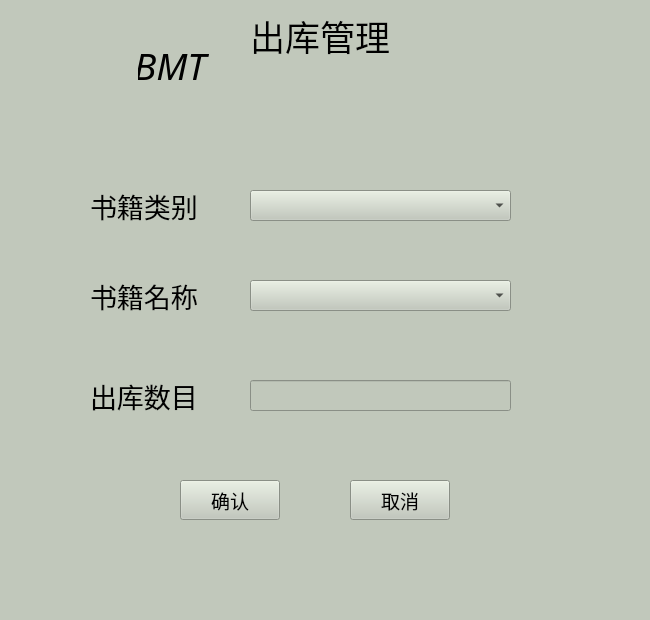
<?xml version="1.0" encoding="UTF-8"?>
<ui version="4.0">
 <class>output_main_window</class>
 <widget class="QMainWindow" name="output_main_window">
  <property name="geometry">
   <rect>
    <x>0</x>
    <y>0</y>
    <width>650</width>
    <height>620</height>
   </rect>
  </property>
  <property name="maximumSize">
   <size>
    <width>650</width>
    <height>620</height>
   </size>
  </property>
  <property name="font">
   <font>
    <family>黑体</family>
    <pointsize>14</pointsize>
   </font>
  </property>
  <property name="contextMenuPolicy">
   <enum>Qt::NoContextMenu</enum>
  </property>
  <property name="windowTitle">
   <string>出库管理</string>
  </property>
  <property name="windowIcon">
   <iconset resource="../resource.qrc">
    <normaloff>:/ico/resource/BMT_64.ico</normaloff>:/ico/resource/BMT_64.ico</iconset>
  </property>
  <property name="styleSheet">
   <string notr="true">background-color: rgb(193, 200, 187);</string>
  </property>
  <widget class="QWidget" name="centralwidget">
   <widget class="QLabel" name="client_name">
    <property name="geometry">
     <rect>
      <x>120</x>
      <y>40</y>
      <width>100</width>
      <height>50</height>
     </rect>
    </property>
    <property name="font">
     <font>
      <family>Mistral</family>
      <pointsize>30</pointsize>
      <weight>50</weight>
      <bold>false</bold>
     </font>
    </property>
    <property name="text">
     <string>&lt;html&gt;&lt;head/&gt;&lt;body&gt;&lt;p&gt;&lt;span style=&quot; font-size:28pt; font-style:italic;&quot;&gt;BMT&lt;/span&gt;&lt;/p&gt;&lt;/body&gt;&lt;/html&gt;</string>
    </property>
    <property name="alignment">
     <set>Qt::AlignCenter</set>
    </property>
   </widget>
   <widget class="QPushButton" name="cancel">
    <property name="geometry">
     <rect>
      <x>350</x>
      <y>480</y>
      <width>100</width>
      <height>40</height>
     </rect>
    </property>
    <property name="font">
     <font>
      <family>黑体</family>
      <pointsize>14</pointsize>
      <weight>50</weight>
      <bold>false</bold>
     </font>
    </property>
    <property name="cursor">
     <cursorShape>PointingHandCursor</cursorShape>
    </property>
    <property name="text">
     <string>取消</string>
    </property>
   </widget>
   <widget class="QPushButton" name="confirm">
    <property name="geometry">
     <rect>
      <x>180</x>
      <y>480</y>
      <width>100</width>
      <height>40</height>
     </rect>
    </property>
    <property name="font">
     <font>
      <family>黑体</family>
      <pointsize>14</pointsize>
      <weight>50</weight>
      <bold>false</bold>
     </font>
    </property>
    <property name="cursor">
     <cursorShape>PointingHandCursor</cursorShape>
    </property>
    <property name="text">
     <string>确认</string>
    </property>
   </widget>
   <widget class="QLabel" name="label">
    <property name="geometry">
     <rect>
      <x>250</x>
      <y>10</y>
      <width>211</width>
      <height>51</height>
     </rect>
    </property>
    <property name="font">
     <font>
      <family>华文楷体</family>
      <pointsize>26</pointsize>
     </font>
    </property>
    <property name="text">
     <string>出库管理</string>
    </property>
   </widget>
   <widget class="QLabel" name="label_3">
    <property name="geometry">
     <rect>
      <x>90</x>
      <y>190</y>
      <width>111</width>
      <height>31</height>
     </rect>
    </property>
    <property name="font">
     <font>
      <family>黑体</family>
      <pointsize>20</pointsize>
     </font>
    </property>
    <property name="text">
     <string>书籍类别</string>
    </property>
   </widget>
   <widget class="QLabel" name="label_5">
    <property name="geometry">
     <rect>
      <x>90</x>
      <y>380</y>
      <width>111</width>
      <height>31</height>
     </rect>
    </property>
    <property name="font">
     <font>
      <family>黑体</family>
      <pointsize>20</pointsize>
     </font>
    </property>
    <property name="text">
     <string>出库数目</string>
    </property>
   </widget>
   <widget class="QLineEdit" name="number_input">
    <property name="geometry">
     <rect>
      <x>250</x>
      <y>380</y>
      <width>261</width>
      <height>31</height>
     </rect>
    </property>
    <property name="font">
     <font>
      <family>Times New Roman</family>
     </font>
    </property>
   </widget>
   <widget class="QComboBox" name="book_type">
    <property name="geometry">
     <rect>
      <x>250</x>
      <y>190</y>
      <width>261</width>
      <height>31</height>
     </rect>
    </property>
   </widget>
   <widget class="QComboBox" name="book_name">
    <property name="geometry">
     <rect>
      <x>250</x>
      <y>280</y>
      <width>261</width>
      <height>31</height>
     </rect>
    </property>
   </widget>
   <widget class="QLabel" name="label_4">
    <property name="geometry">
     <rect>
      <x>90</x>
      <y>280</y>
      <width>111</width>
      <height>31</height>
     </rect>
    </property>
    <property name="font">
     <font>
      <family>黑体</family>
      <pointsize>20</pointsize>
     </font>
    </property>
    <property name="text">
     <string>书籍名称</string>
    </property>
   </widget>
   <widget class="QLabel" name="client_logo">
    <property name="geometry">
     <rect>
      <x>10</x>
      <y>0</y>
      <width>128</width>
      <height>128</height>
     </rect>
    </property>
    <property name="text">
     <string>&lt;html&gt;&lt;head/&gt;&lt;body&gt;&lt;p&gt;&lt;img src=&quot;:/logo/resource/BMT_128.ico&quot;/&gt;&lt;/p&gt;&lt;/body&gt;&lt;/html&gt;</string>
    </property>
   </widget>
  </widget>
 </widget>
 <tabstops>
  <tabstop>confirm</tabstop>
  <tabstop>cancel</tabstop>
 </tabstops>
 <resources>
  <include location="../resource.qrc"/>
 </resources>
 <connections/>
</ui>
